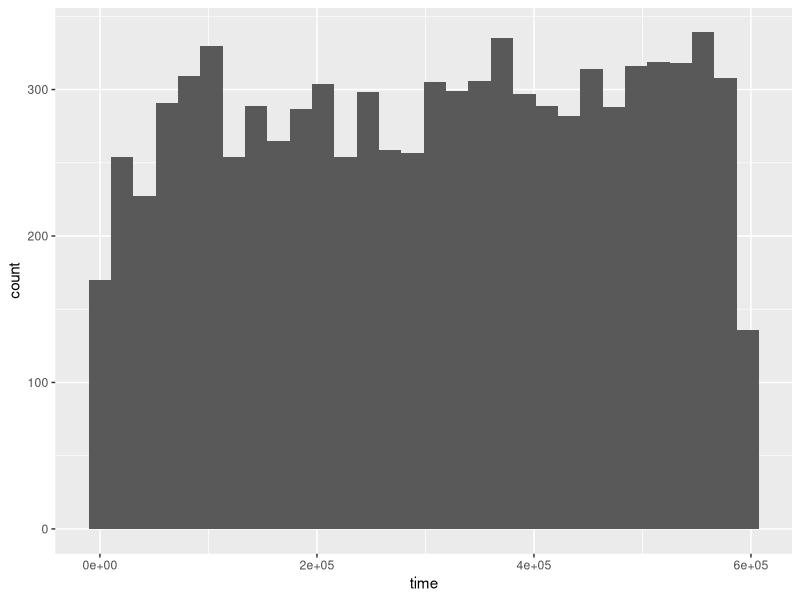
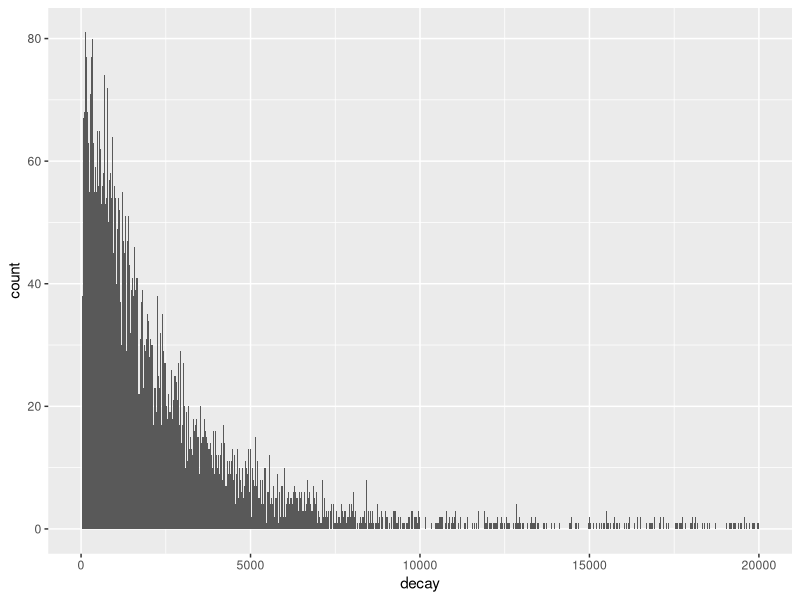

R code for these plots, in order: (Note: this script raises an error after producing the figures.)
## ---- chunk 1
library(ggplot2)
library(tidyverse)
muon <- read.delim("muon-decay-events.data")
## ---- chunk 2
str(muon)
## ---- chunk 3
muon_split <- separate(data=muon, col = X260.1508858711, into=c("decay", "time"),sep = " ", remove = TRUE)
## ---- chunk 4
muon_split <- muon_split %>% mutate_if(is.character, as.integer)
muon_split
## ---- chunk 5
muon_split$time <- muon_split$time - min(muon_split$time)
muon_split$log_decay <- log(muon_split$decay)
muon_split$log_time <- log(muon_split$time)
muon_split$log_time[1] <- 0
muon_split


## ---- chunk 6
write.csv(x = muon_split,file = "muon_decays.csv")
## ---- chunk 7
ggplot(muon_split,aes(x=time),stat="count") + geom_histogram()

## ---- chunk 8
base_hist <- ggplot(muon_split,aes(x=decay),stat="count") + geom_histogram(binwidth = 20,bins=length(unique(muon_split$decay)))# + geom_smooth(y~exp(x))
## ---- chunk 9
base_hist
## ---- chunk 10
lm(decay~exp(time),data=muon_split)
## ---- chunk 11
loglog_coef = coef(lm(log_decay ~ log_time, data = muon_split))

## ---- chunk 12

